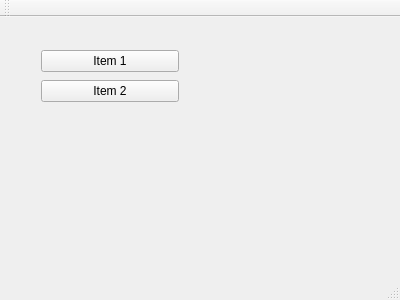
<?xml version="1.0" encoding="UTF-8"?>
<ui version="4.0">
 <class>MainWindow</class>
 <widget class="QMainWindow" name="MainWindow">
  <property name="geometry">
   <rect>
    <x>0</x>
    <y>0</y>
    <width>400</width>
    <height>300</height>
   </rect>
  </property>
  <property name="windowTitle">
   <string>MainWindow</string>
  </property>
  <widget class="QWidget" name="centralWidget">
   <widget class="QWidget" name="verticalLayoutWidget">
    <property name="geometry">
     <rect>
      <x>30</x>
      <y>20</y>
      <width>160</width>
      <height>80</height>
     </rect>
    </property>
    <layout class="QVBoxLayout" name="verticalLayout">
     <item>
      <widget class="QPushButton" name="pushButton">
       <property name="text">
        <string>Item 1</string>
       </property>
      </widget>
     </item>
     <item>
      <widget class="QPushButton" name="pushButton_2">
       <property name="text">
        <string>Item 2</string>
       </property>
      </widget>
     </item>
    </layout>
   </widget>
   <widget class="QWidget" name="gridLayoutWidget">
    <property name="geometry">
     <rect>
      <x>220</x>
      <y>40</y>
      <width>201</width>
      <height>201</height>
     </rect>
    </property>
    <layout class="QGridLayout" name="gridLayout"/>
   </widget>
   <widget class="QWidget" name="gridLayoutWidget_2">
    <property name="geometry">
     <rect>
      <x>40</x>
      <y>130</y>
      <width>160</width>
      <height>80</height>
     </rect>
    </property>
    <layout class="QGridLayout" name="gridLayout_2"/>
   </widget>
  </widget>
  <widget class="QMenuBar" name="menuBar">
   <property name="geometry">
    <rect>
     <x>0</x>
     <y>0</y>
     <width>400</width>
     <height>25</height>
    </rect>
   </property>
  </widget>
  <widget class="QToolBar" name="mainToolBar">
   <attribute name="toolBarArea">
    <enum>TopToolBarArea</enum>
   </attribute>
   <attribute name="toolBarBreak">
    <bool>false</bool>
   </attribute>
  </widget>
  <widget class="QStatusBar" name="statusBar"/>
 </widget>
 <layoutdefault spacing="6" margin="11"/>
 <resources/>
 <connections/>
</ui>
